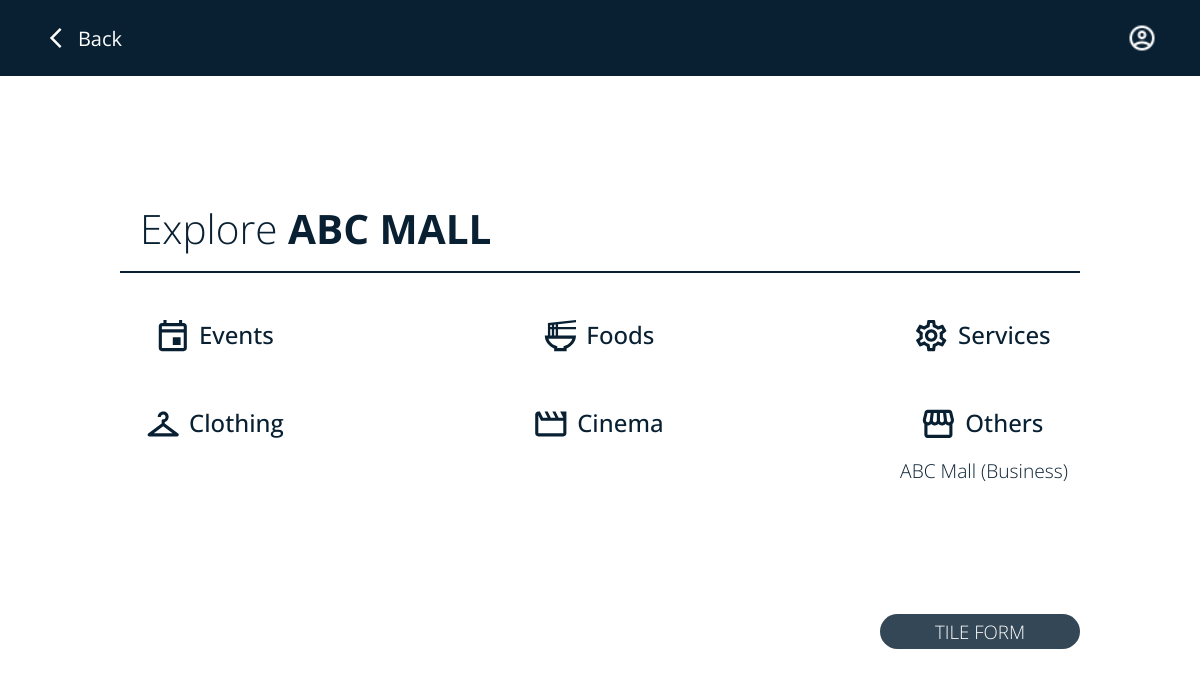
Page /Finals/explore-list.php on the earlier database version.
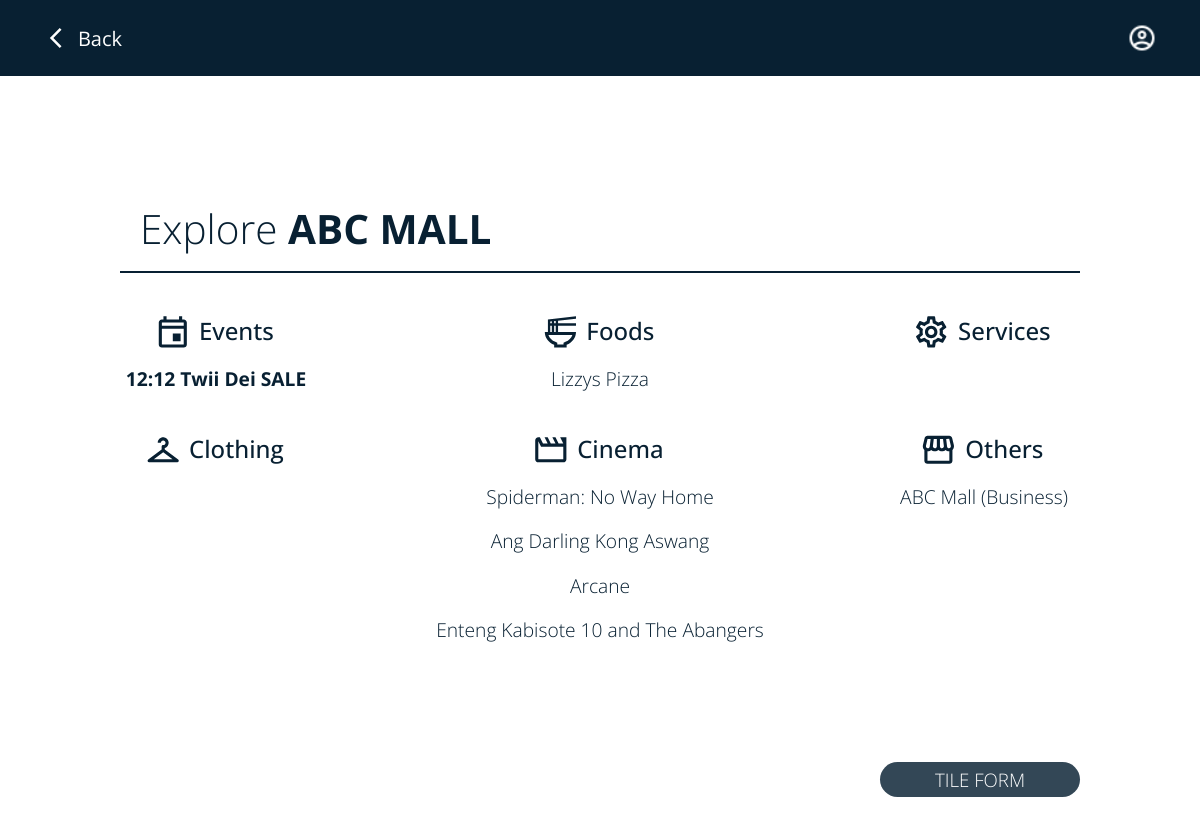
Same page on the later database version.
### tables this page shows
CREATE TABLE `business` (
  `business_id` int(11) NOT NULL,
  `username` varchar(15) NOT NULL,
  `photo` varchar(255) NOT NULL DEFAULT 'Logo_Place.png',
  `password` varchar(255) NOT NULL,
  `category` varchar(255) NOT NULL,
  `business_name` varchar(255) NOT NULL,
  `business_description` varchar(255) NOT NULL
);

CREATE TABLE `events` (
  `event_id` int(11) NOT NULL,
  `event_title` varchar(255) NOT NULL,
  `event_description` varchar(255) NOT NULL,
  `start_date` date NOT NULL,
  `end_date` date DEFAULT NULL
);

CREATE TABLE `cinema` (
  `movie_id` int(11) NOT NULL,
  `movie_name` varchar(255) NOT NULL,
  `movie_description` varchar(255) NOT NULL,
  `start_time` time NOT NULL,
  `duration_hours` int(2) NOT NULL,
  `duration_mins` int(2) NOT NULL,
  `file_picture` varchar(255) DEFAULT NULL,
  `file_trailer` varchar(255) DEFAULT NULL,
  `cinema_no` int(2) NOT NULL
);

### Finals/explore-list.php (the view, shortened to what the changed rows need)
<?php
include("dbconnect.php");
?>
<!DOCTYPE html>
<html lang="en">
<head>
    <link rel="stylesheet" href="css/navigation-general.css">
    <link rel="stylesheet" href="css/style4.css">
</head>
<body>
    <section class="grid-page-2">
        <div class="center">
            <div class="explore-list-header">
                <h1><span>Explore</span> ABC MALL</h1>
            </div>
            <div class="explore-list-container">
                <div class="explore-list-items">
                    <div class="explore-list-body">
                        <?php
                            $getevent = "SELECT * FROM events";
                            $result = mysqli_query($conn, $getevent);
                            if (mysqli_num_rows($result) > 0){
                                while ($qValue = mysqli_fetch_assoc($result)){
                        ?>
                            <h4><?php echo $qValue['event_title'];?></h4>
                        <?php
                                }
                            }
                        ?>
                    </div>
                </div>
                <div class="explore-list-items">
                    <div class="explore-list-body">
                        <?php
                            $getevent = "SELECT * FROM business WHERE category='RESTAURANT'";
                            $result = mysqli_query($conn, $getevent);
                            if (mysqli_num_rows($result) > 0){
                                while ($qValue = mysqli_fetch_assoc($result)){
                        ?>
                            <a href=''><h4><?php echo $qValue['business_name'];?></h4></a>
                        <?php
                                }
                            }
                        ?>
                    </div>
                </div>
            </div>
            <div class="explore-list-container">
                <div class="explore-list-items">
                    <div class="explore-list-body">
                        <?php
                            $getevent = "SELECT * FROM cinema";
                            $result = mysqli_query($conn, $getevent);
                            if (mysqli_num_rows($result) > 0){
                                while ($qValue = mysqli_fetch_assoc($result)){
                        ?>
                            <a href=''><h4><?php echo $qValue['movie_name'];?></h4></a>
                        <?php
                                }
                            }
                        ?>
                    </div>
                </div>
                <div class="explore-list-items">
                    <div class="explore-list-body">
                        <?php
                            $getevent = "SELECT * FROM business WHERE category='GENERAL'";
                            $result = mysqli_query($conn, $getevent);
                            if (mysqli_num_rows($result) > 0){
                                while ($qValue = mysqli_fetch_assoc($result)){
                        ?>
                            <a href=''><h4><?php echo $qValue['business_name'];?></h4></a>
                        <?php
                                }
                            }
                        ?>
                    </div>
                </div>
            </div>
        </div>
    </section>
</body>
</html>

Differences in the rows shown:
added events: event_title "12:12 Twii Dei SALE"
added business: business_name "Lizzys Pizza", shown under "Foods"
added cinema: movie_name "Spiderman: No Way Home"
added cinema: movie_name "Ang Darling Kong Aswang"
added cinema: movie_name "Arcane"
added cinema: movie_name "Enteng Kabisote 10 and The Abangers"
